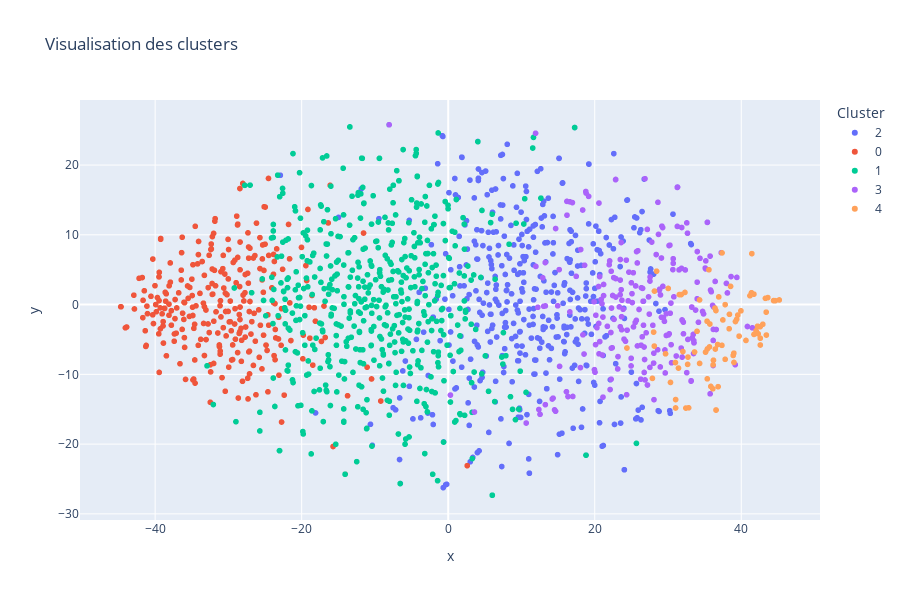

Here is the notebook cell this chart was saved with:
### Code cell
from numpy import stack

X = stack(df['doc_vector'].values)  # Matrice des vecteurs
visualize_clusters_2d(X, df['cluster'], method='tsne')

### Figure 1 — Plotly figure (JSON) as saved in the notebook; plotly's stock layout.template omitted (floating-point values rounded to 4 significant figures; data arrays with more than 128 entries replaced by an {"elided": "..."} marker saying what was removed)
{"data": [{"hovertemplate": "Cluster=2<br>x=%{x}<br>y=%{y}<extra></extra>", "legendgroup": "2", "marker": {"color": "#636efa", "size": 6, "symbol": "circle"}, "mode": "markers", "name": "2", "showlegend": true, "type": "scattergl", "x": {"elided": "423 float values"}, "xaxis": "x", "y": {"elided": "423 float values"}, "yaxis": "y"}, {"hovertemplate": "Cluster=0<br>x=%{x}<br>y=%{y}<extra></extra>", "legendgroup": "0", "marker": {"color": "#EF553B", "size": 6, "symbol": "circle"}, "mode": "markers", "name": "0", "showlegend": true, "type": "scattergl", "x": {"elided": "282 float values"}, "xaxis": "x", "y": {"elided": "282 float values"}, "yaxis": "y"}, {"hovertemplate": "Cluster=1<br>x=%{x}<br>y=%{y}<extra></extra>", "legendgroup": "1", "marker": {"color": "#00cc96", "size": 6, "symbol": "circle"}, "mode": "markers", "name": "1", "showlegend": true, "type": "scattergl", "x": {"elided": "530 float values"}, "xaxis": "x", "y": {"elided": "530 float values"}, "yaxis": "y"}, {"hovertemplate": "Cluster=3<br>x=%{x}<br>y=%{y}<extra></extra>", "legendgroup": "3", "marker": {"color": "#ab63fa", "size": 6, "symbol": "circle"}, "mode": "markers", "name": "3", "showlegend": true, "type": "scattergl", "x": {"elided": "225 float values"}, "xaxis": "x", "y": {"elided": "225 float values"}, "yaxis": "y"}, {"hovertemplate": "Cluster=4<br>x=%{x}<br>y=%{y}<extra></extra>", "legendgroup": "4", "marker": {"color": "#FFA15A", "size": 6, "symbol": "circle"}, "mode": "markers", "name": "4", "showlegend": true, "type": "scattergl", "x": [36.15, 39.01, 31.02, 37.49, 36.56, 44.41, 35.59, 28.13, 37.36, 30.34, 44.64, 36.93, 32.44, 41.18, 29.66, 31.04, 33.62, 38.39, 38.54, 39.7, 37.8, 30.03, 38.35, 28.44, 34.31, 34.3, 31.43, 41.74, 35.12, 31.55, 36.54, 36.21, 37.8, 32.81, 39.37, 41.72, 32.03, 35.38, 43.3, 36.84, 35.66, 32.31, 32.73, 42.31, 42.03, 43.63, 42.94, 36.77, 42.22, 32.68, 35.33, 39.96, 45.19, 35.72, 37.37, 43.4, 36.42, 35.84, 36.12, 42.59, 40.64, 42.6, 28.15, 39.21, 24.4, 42.6, 36.46, 28.04, 35.36, 36.56, 27.87, 31.81, 43.43, 41.4, 31.04, 38.9, 39.53, 33.96, 38.99, 41.45], "xaxis": "x", "y": [-8.647, -8.299, -8.305, -2.201, -15.12, 0.5732, 4.993, -5.95, -5.842, -11.16, 0.5624, 1.1, -14.83, 1.271, -7.057, -13.61, -6.797, -1.396, 2.611, -4.522, -7.845, 2.314, -3.465, 4.781, -8.438, 0.6656, -9.102, -4.273, -6.815, 1.437, -0.8584, -7.976, -0.007386, -14.8, -2.121, 1.496, -6.733, -6.355, 0.8925, -11.77, -6.073, 1.742, -7.527, -4.187, -3.75, 1.004, -2.824, -5.726, -3.105, -8.572, -2.385, -0.8968, 0.6597, -2.783, 7.408, -1.087, -0.5048, -11.73, -12.07, -3.163, -5.142, -4.82, 1.933, -2.43, -6.223, -5.795, -6.37, -3.95, -10.65, -15.12, -10.58, 1.438, -4.368, 1.696, -14.82, -7.288, -1.501, -3.832, -6.961, 7.303], "yaxis": "y"}], "layout": {"height": 600, "legend": {"title": {"text": "Cluster"}, "tracegroupgap": 0}, "title": {"text": "Visualisation des clusters"}, "width": 900, "xaxis": {"anchor": "y", "domain": [0, 1], "title": {"text": "x"}}, "yaxis": {"anchor": "x", "domain": [0, 1], "title": {"text": "y"}}}}
